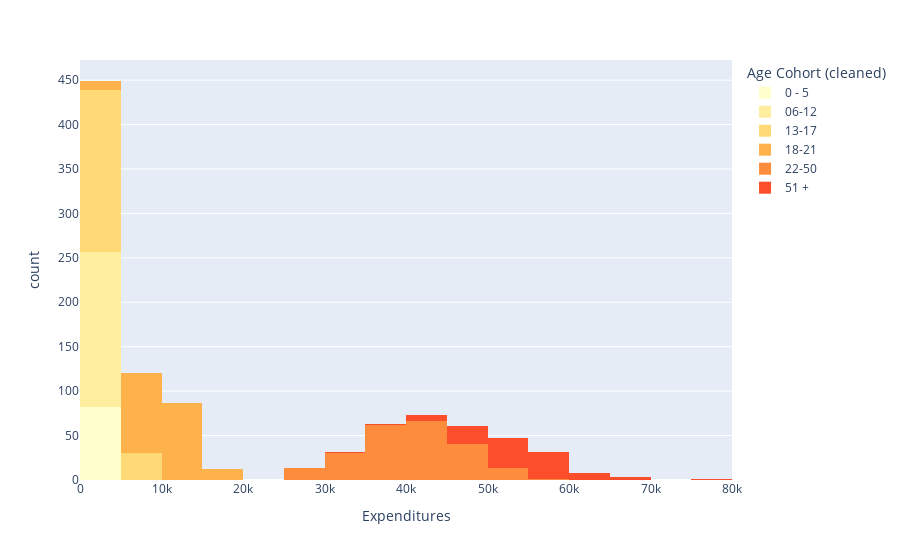

Notebook source saved alongside this figure:
### Markdown cell above
Now we can plot the histograms of expenditures with regards to the age cohort:

### Code cell
fig = px.histogram(
    california.sort_values(by=["Age Cohort (cleaned)"]),
    x="Expenditures",
    color="Age Cohort (cleaned)",
    color_discrete_sequence=px.colors.sequential.YlOrRd
)
fig.show()

### Figure 1 — Plotly figure (JSON) as saved in the notebook; plotly's stock layout.template omitted (floating-point values rounded to 4 significant figures; data arrays with more than 128 entries replaced by an {"elided": "..."} marker saying what was removed)
{"data": [{"alignmentgroup": "True", "bingroup": "x", "hovertemplate": "Age Cohort (cleaned)=0 - 5<br>Expenditures=%{x}<br>count=%{y}<extra></extra>", "legendgroup": "0 - 5", "marker": {"color": "rgb(255,255,204)", "pattern": {"shape": ""}}, "name": "0 - 5", "offsetgroup": "0 - 5", "orientation": "v", "showlegend": true, "type": "histogram", "x": [1088, 791, 668, 1684, 1130, 1167, 1016, 561, 1053, 1645, 741, 2157, 1611, 762, 374, 340, 1957, 1147, 1646, 2549, 2296, 1997, 1339, 1592, 1713, 2291, 2359, 904, 2211, 1363, 1057, 697, 1977, 966, 1458, 1028, 1149, 2308, 2553, 1398, 1196, 1315, 2543, 456, 1704, 674, 1066, 1113, 1525, 1861, 222, 1748, 1003, 1123, 1644, 650, 240, 2359, 1702, 1068, 995, 1632, 1411, 2258, 1454, 1485, 2335, 1598, 1347, 2750, 1435, 1360, 2532, 2019, 685, 1437, 384, 1219, 1767, 1070, 1294, 1631], "xaxis": "x", "yaxis": "y"}, {"alignmentgroup": "True", "bingroup": "x", "hovertemplate": "Age Cohort (cleaned)=06-12<br>Expenditures=%{x}<br>count=%{y}<extra></extra>", "legendgroup": "06-12", "marker": {"color": "rgb(255,237,160)", "pattern": {"shape": ""}}, "name": "06-12", "offsetgroup": "06-12", "orientation": "v", "showlegend": true, "type": "histogram", "x": {"elided": "175 int values"}, "xaxis": "x", "yaxis": "y"}, {"alignmentgroup": "True", "bingroup": "x", "hovertemplate": "Age Cohort (cleaned)=13-17<br>Expenditures=%{x}<br>count=%{y}<extra></extra>", "legendgroup": "13-17", "marker": {"color": "rgb(254,217,118)", "pattern": {"shape": ""}}, "name": "13-17", "offsetgroup": "13-17", "orientation": "v", "showlegend": true, "type": "histogram", "x": {"elided": "212 int values"}, "xaxis": "x", "yaxis": "y"}, {"alignmentgroup": "True", "bingroup": "x", "hovertemplate": "Age Cohort (cleaned)=18-21<br>Expenditures=%{x}<br>count=%{y}<extra></extra>", "legendgroup": "18-21", "marker": {"color": "rgb(254,178,76)", "pattern": {"shape": ""}}, "name": "18-21", "offsetgroup": "18-21", "orientation": "v", "showlegend": true, "type": "histogram", "x": {"elided": "199 int values"}, "xaxis": "x", "yaxis": "y"}, {"alignmentgroup": "True", "bingroup": "x", "hovertemplate": "Age Cohort (cleaned)=22-50<br>Expenditures=%{x}<br>count=%{y}<extra></extra>", "legendgroup": "22-50", "marker": {"color": "rgb(253,141,60)", "pattern": {"shape": ""}}, "name": "22-50", "offsetgroup": "22-50", "orientation": "v", "showlegend": true, "type": "histogram", "x": {"elided": "226 int values"}, "xaxis": "x", "yaxis": "y"}, {"alignmentgroup": "True", "bingroup": "x", "hovertemplate": "Age Cohort (cleaned)=51 +<br>Expenditures=%{x}<br>count=%{y}<extra></extra>", "legendgroup": "51 +", "marker": {"color": "rgb(252,78,42)", "pattern": {"shape": ""}}, "name": "51 +", "offsetgroup": "51 +", "orientation": "v", "showlegend": true, "type": "histogram", "x": [59926, 50198, 52833, 56134, 62717, 57497, 44734, 57702, 60198, 58392, 52147, 58594, 57928, 48622, 52041, 51777, 42897, 57055, 59829, 52243, 52105, 52421, 53211, 58304, 47997, 65581, 46312, 42160, 54309, 55187, 49056, 53561, 48363, 55956, 57845, 57760, 58469, 56415, 57119, 60452, 75098, 47006, 52076, 50219, 39536, 60871, 54266, 49075, 59682, 50030, 46873, 58480, 43957, 54616, 44111, 59622, 54655, 56365, 52472, 48826, 54481, 49851, 43945, 33110, 55430, 50261, 50910, 48614, 55442, 50141, 48215, 53457, 49749, 51455, 55015, 67884, 68890, 49554, 46719, 52618, 62097, 55428, 54680, 54874, 42739, 49380, 49088, 57363, 54875, 50419, 53834, 50176, 49239, 60774, 58922, 47420, 49502, 60808, 57821, 54267, 47709, 64898, 58803, 51599, 50230, 56752], "xaxis": "x", "yaxis": "y"}], "layout": {"barmode": "relative", "legend": {"title": {"text": "Age Cohort (cleaned)"}, "tracegroupgap": 0}, "margin": {"t": 60}, "xaxis": {"anchor": "y", "domain": [0, 1], "title": {"text": "Expenditures"}}, "yaxis": {"anchor": "x", "domain": [0, 1], "title": {"text": "count"}}}}
